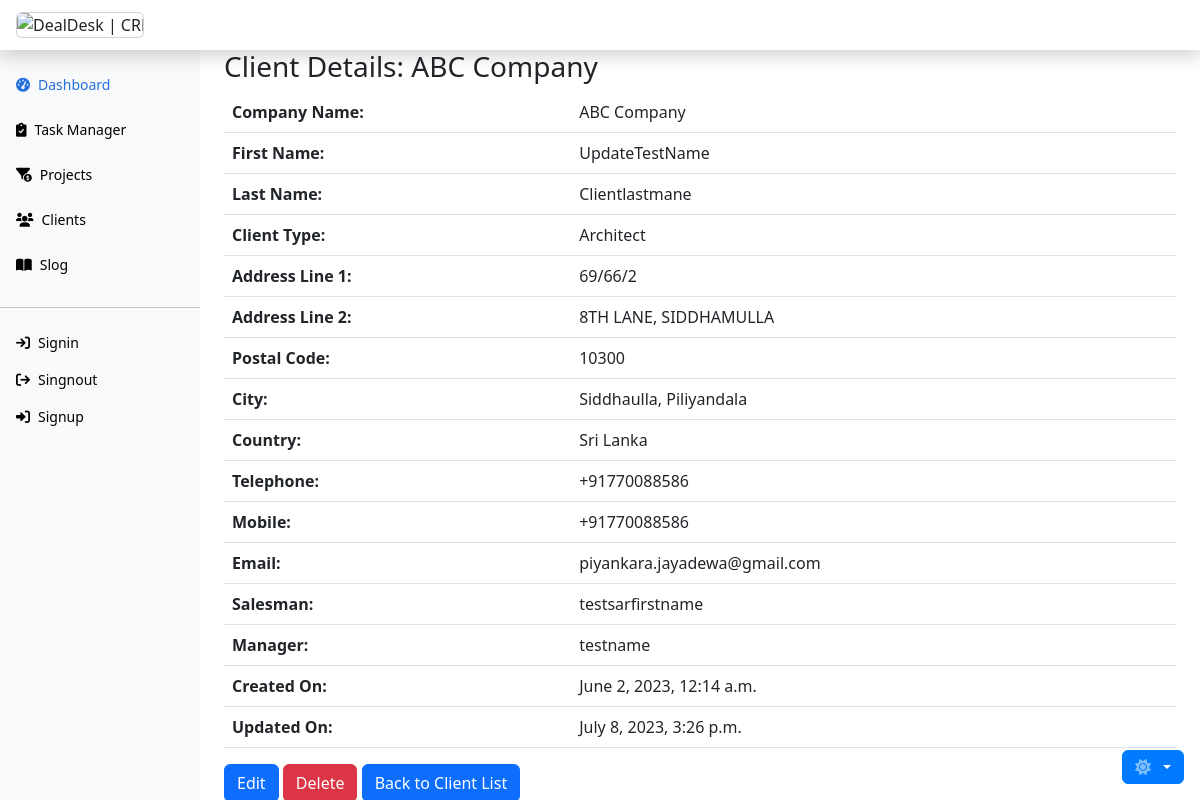
Before: /client/detail/1/ with the older database file.
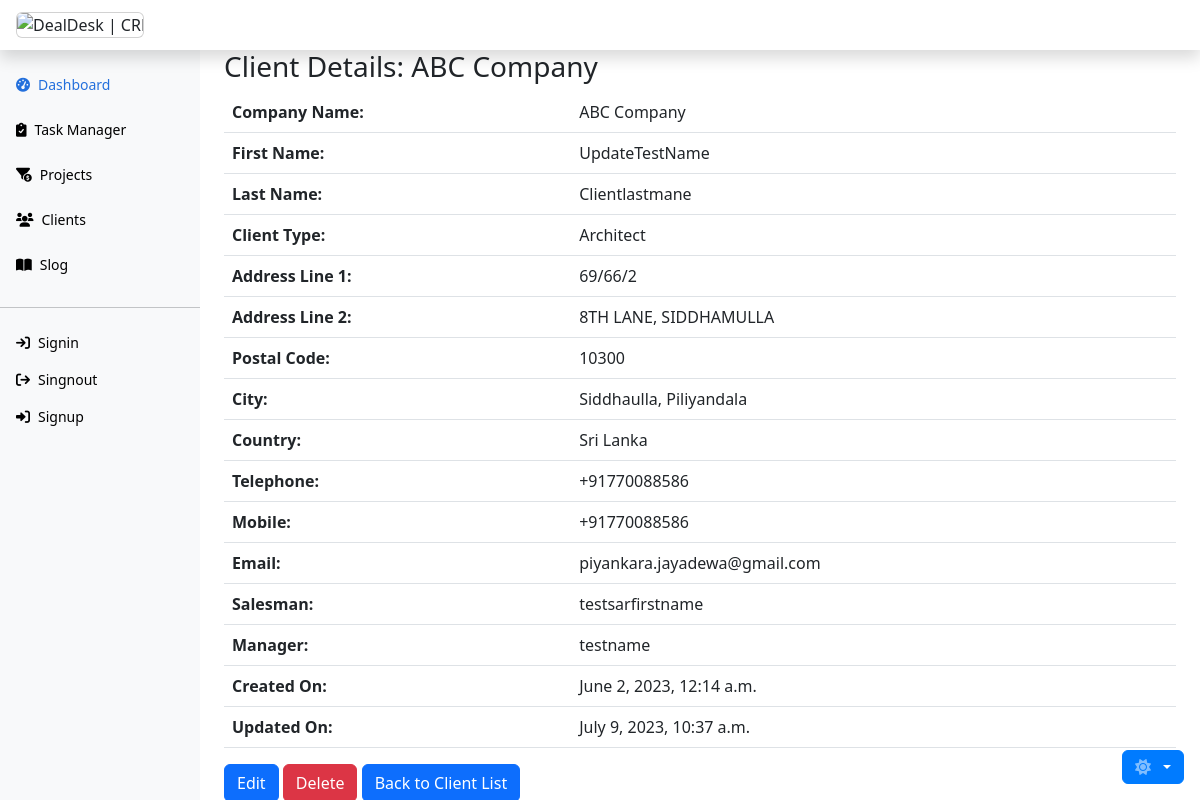
After: the same page with the newer database file.
### client/models.py (models this page shows, shortened)
class Client(models.Model):
    company_name = models.CharField(max_length=255, null=False)
    first_name = models.CharField(max_length=55, null=False)
    last_name = models.CharField(max_length=55, null=False)
    client_type = models.CharField(
        max_length=55,
        choices=CLIENT_TYPE_CHOICES,
        null=False,
        default="CLN"
    )
    address1 = models.CharField(max_length=255, null=False)
    address2 = models.CharField(max_length=255, null=False)
    postal_code = models.CharField(max_length=10)
    city = models.CharField(max_length=255, null=False)
    country = models.CharField(max_length=255)
    telephone = models.CharField(max_length=20)
    mobile = models.CharField(max_length=20, null=False)
    email = models.EmailField(null=False)
    salesman = models.ForeignKey(
        Sar,
        on_delete=models.SET(get_salesman),
        related_name='clients'
    )
    manager = models.ForeignKey(
        Manager,
        on_delete=models.SET(get_manager),
        related_name='clients'
    )
    created_on = models.DateTimeField(auto_now_add=True)
    updated_on = models.DateTimeField(auto_now=True)
    class Meta:
        verbose_name = 'Client'
        verbose_name_plural = 'Clients'
        db_table = 'Client.Client'
        ordering = ['company_name']

### team/models.py (models this page shows)
class Sar(models.Model):
    first_name = models.CharField(max_length=55)
    last_name = models.CharField(max_length=55)
    mobile = models.CharField(max_length=20)
    email = models.EmailField()
    manager = models.ForeignKey(
        Manager,
        on_delete=models.SET(get_manager),
        related_name='sars',)
    created_on = models.DateTimeField(auto_now_add=True)
    updated_on = models.DateTimeField(auto_now=True)
    class Meta:
        db_table = 'Team.Sar'
        ordering = ['first_name']
        verbose_name_plural = 'Sars'
    def __str__(self):
        return f"{self.first_name}"

class Manager(models.Model):
    first_name = models.CharField(max_length=55)
    last_name = models.CharField(max_length=55)
    mobile = models.CharField(max_length=20)
    email = models.EmailField()
    created_on = models.DateTimeField(auto_now_add=True)
    updated_on = models.DateTimeField(auto_now=True)
    class Meta:
        db_table = 'Team.Manager'
        ordering = ['first_name']
    def __str__(self):
        return f"{self.first_name}"

### client/views.py (the view)
# urls.py: path('detail/<int:pk>/', ClientDetailView.as_view(), name='client_detail'),
class ClientDetailView(DetailView):
    model = Client
    template_name = 'client/client_detail.html'
    context_object_name = 'client'
    def get_object(self, queryset=None):
        pk = self.kwargs.get('pk')
        return get_object_or_404(Client, pk=pk)

### client/templates/client/client_detail.html (shortened to what this page needs)
{% extends 'base.html' %}
{% block content %}
<h3>Client Details: {{ client.company_name }}</h3>
<table class="table">
  <tbody>
    <tr>
      <th>Company Name:</th>
      <td>{{ client.company_name }}</td>
    </tr>
    <tr>
      <th>First Name:</th>
      <td>{{ client.first_name }}</td>
    </tr>
    <tr>
      <th>Last Name:</th>
      <td>{{ client.last_name }}</td>
    </tr>
    <tr>
      <th>Client Type:</th>
      <td>{{ client.get_client_type_display }}</td>
    </tr>
    <tr>
      <th>Address Line 1:</th>
      <td>{{ client.address1 }}</td>
    </tr>
    <tr>
      <th>Address Line 2:</th>
      <td>{{ client.address2 }}</td>
    </tr>
    <tr>
      <th>Postal Code:</th>
      <td>{{ client.postal_code }}</td>
    </tr>
    <tr>
      <th>City:</th>
      <td>{{ client.city }}</td>
    </tr>
    <tr>
      <th>Country:</th>
      <td>{{ client.country }}</td>
    </tr>
    <tr>
      <th>Telephone:</th>
      <td>{{ client.telephone }}</td>
    </tr>
    <tr>
      <th>Mobile:</th>
      <td>{{ client.mobile }}</td>
    </tr>
    <tr>
      <th>Email:</th>
      <td>{{ client.email }}</td>
    </tr>
    <tr>
      <th>Salesman:</th>
      <td>{{ client.salesman }}</td>
    </tr>
    <tr>
      <th>Manager:</th>
      <td>{{ client.manager }}</td>
    </tr>
    <tr>
      <th>Created On:</th>
      <td>{{ client.created_on }}</td>
    </tr>
    <tr>
      <th>Updated On:</th>
      <td>{{ client.updated_on }}</td>
    </tr>
  </tbody>
</table>
<button type="button" onclick="location.href='{% url 'client:client_edit' client.pk %}'"
  class="btn btn-primary link-offset-2 link-underline-opacity-25 link-underline-opacity-100-hover"
  data-bs-toggle="tooltip" data-bs-placement="bottom" title="Update client details">
  Edit
</button>
<button class="btn btn-danger link-offset-2 link-underline-opacity-25 link-underline-opacity-100-hover"
  data-bs-toggle="modal" data-bs-target="#confirmDeleteModal">Delete</button>
<button type="button" onclick="location.href='{% url 'client:client_list' %}'"
  class="btn btn-primary link-offset-2 link-underline-opacity-25 link-underline-opacity-100-hover"
  data-bs-toggle="tooltip" data-bs-placement="bottom" title="Back to client List">
  Back to Client List
</button>
{% endblock %}

Changed rows visible on the page:
changed Client "ABC Company": updated_on "July 8, 2023, 3:26 p.m." → "July 9, 2023, 10:37 a.m."
